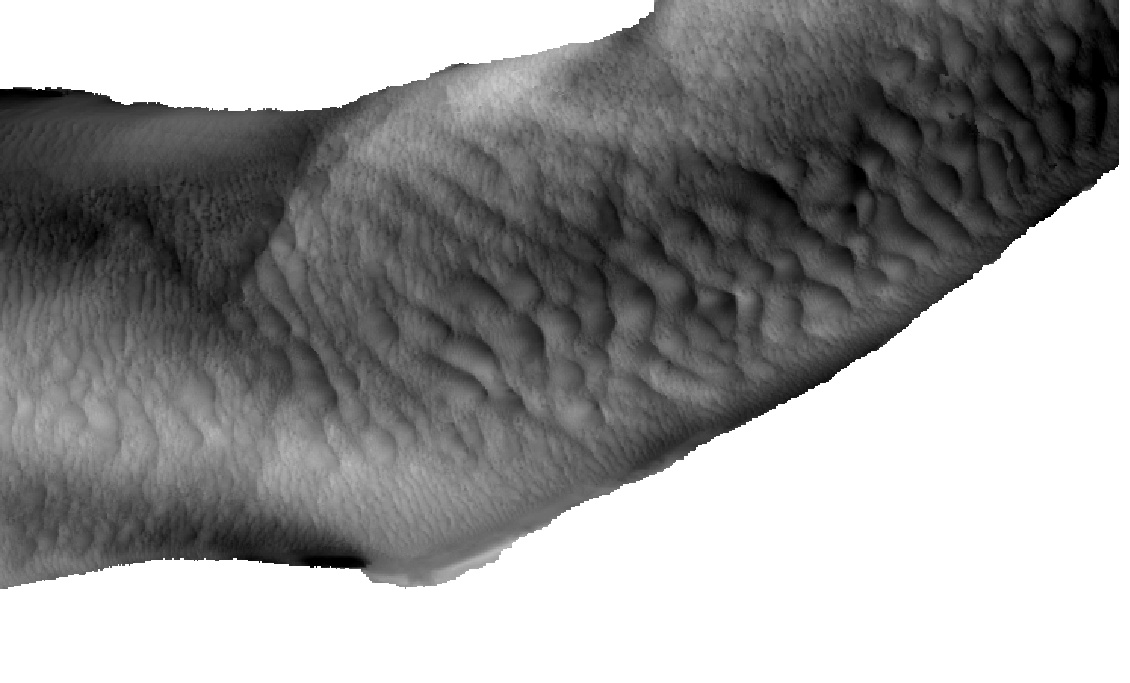
#> input picture Test/Test suppression berge/valeur 0.jpg, 1130 x 683 px
$ python Suppression.py
#> lines starting #> are read from the running program, lines starting #| are printed output that depends on the picture; after the words box and inside, x2 and y2 are one past the last pixel; in counts of white or black regions, pixels touching at a corner belong together
#> the answer given: valeur 0.jpg
import numpy as np
from PIL import Image
import matplotlib.image as mpimg
from tkinter import filedialog

class sup():
	def __init__(self, image):
		self.largeur, self.hauteur = image.size
#> self.largeur = 1130; self.hauteur = 683
		self.image = np.asmatrix(image).tolist()
#> self.image = 683 items

	def sup(self, haut, bas, gauche, droite):
#> called with haut = 10, bas = 10, gauche = 10, droite = 10
		img = np.array(self.image)
#> img: shape (683, 1130) int64
		i = img == 255
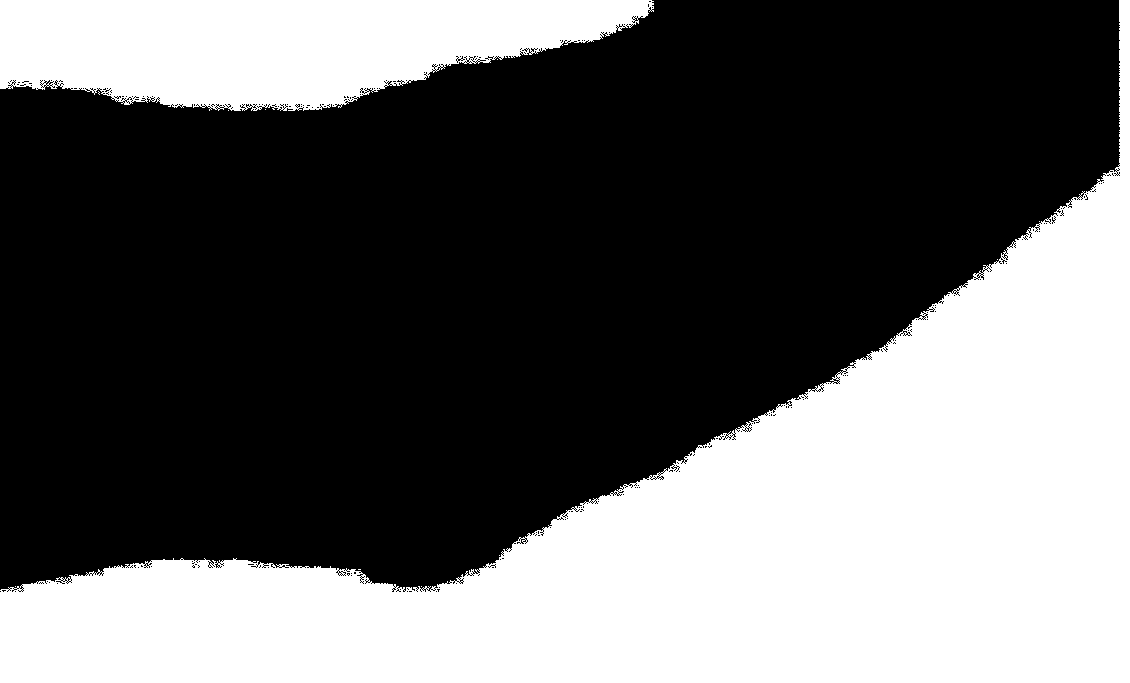
#> i: shape (683, 1130) bool; 39.4% white; 12 white regions (10 under 20 px), largest, box (x1, y1, x2, y2) and area: (0, 0, 1130, 683) 251845, (0, 0, 654, 111) 52540

		i = i.tolist()
#> i = 683 items
		for y in range(self.largeur):
			x = 0
			start = False
			while(x < self.hauteur and i[x][y]):
				x += 1
				start = True

			if(start):
				for k in range(haut):
					if(x+k >= self.hauteur):
						continue
					i[x+k][y] = True

			x = self.hauteur-1
			start = False
			while(x >=0 and i[x][y]):
				x -= 1
				start = True

			if(start):
				for k in range(bas):
					if(x-k < 0):
						continue
					i[x-k][y] = True

		for x in range(self.hauteur):
			y = 0
			start = False
			while(y < self.largeur and i[x][y]):
				y += 1
				start = True

			if(start):
				for k in range(gauche):
					if(y+k >= self.largeur):
						continue
					i[x][y+k] = True

			y = self.largeur-1
			start = False
			while(y >=0 and i[x][y]):
				y -= 1
				start = True

			if(start):
				for k in range(droite):
					if(y-k < 0):
						continue
					i[x][y-k] = True

		berge  = np.full((self.hauteur,self.largeur), 255)
		berge = i * berge
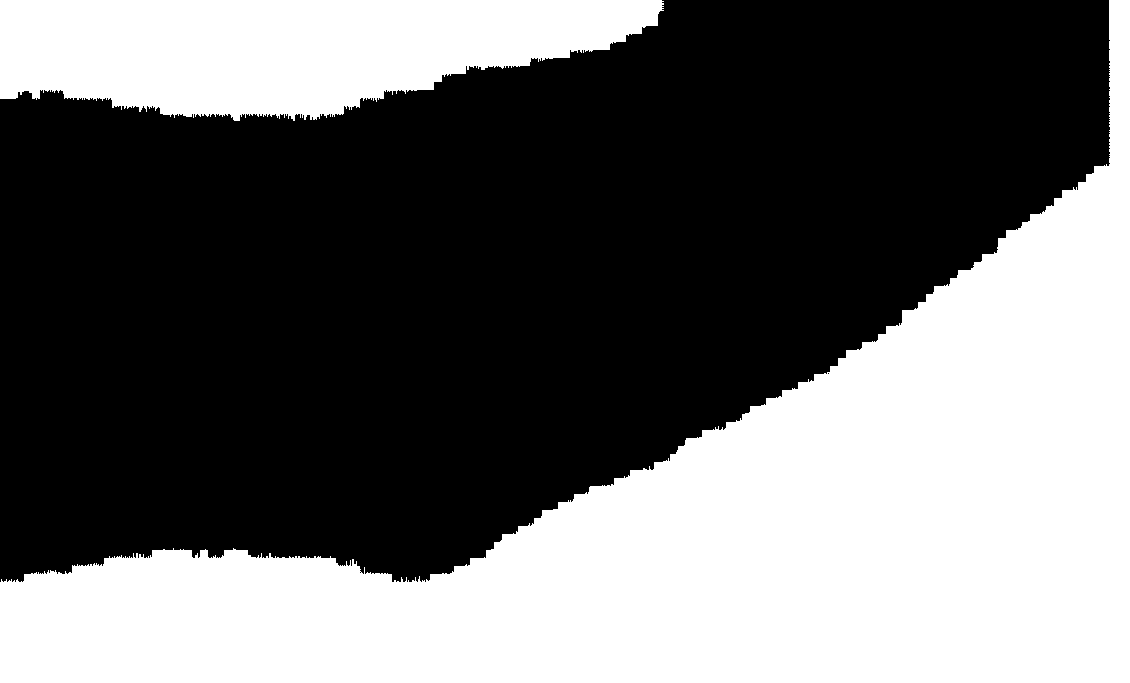
#> berge: shape (683, 1130) int64; 42.1% white; 2 white regions, box (x1, y1, x2, y2) and area: (0, 0, 1130, 683) 266261, (0, 0, 664, 121) 58759
		i = np.logical_not(i)
		img = i * img
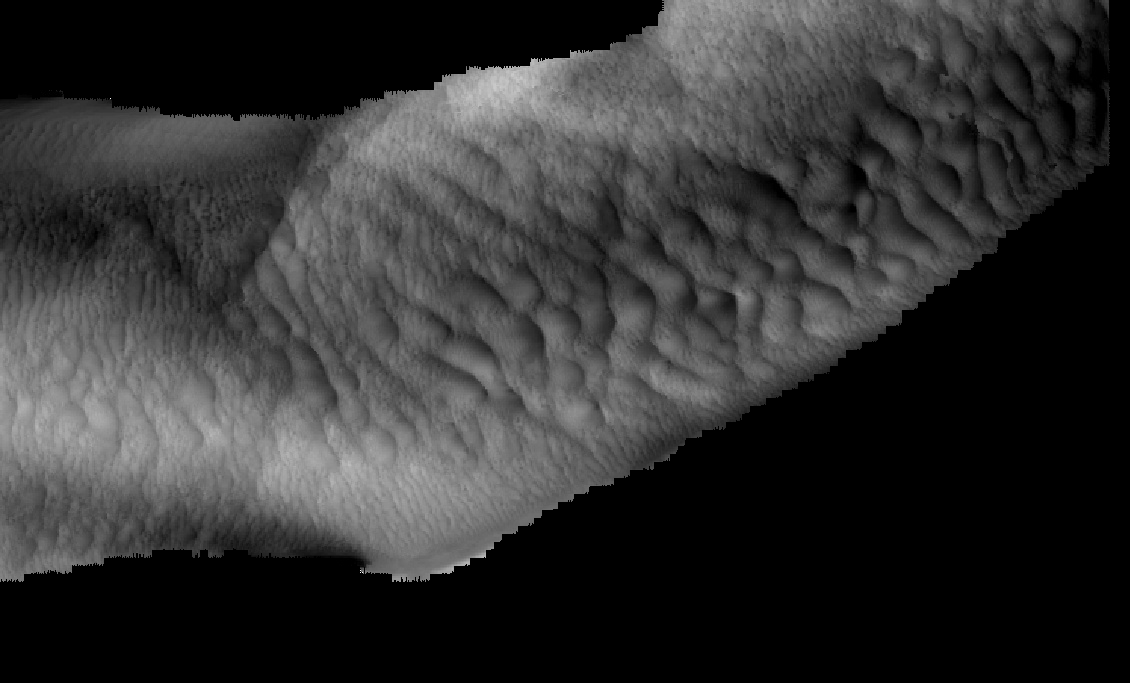
#> img: shape (683, 1130) int64; min 0, max 254, mean 49.1
		img = img + berge
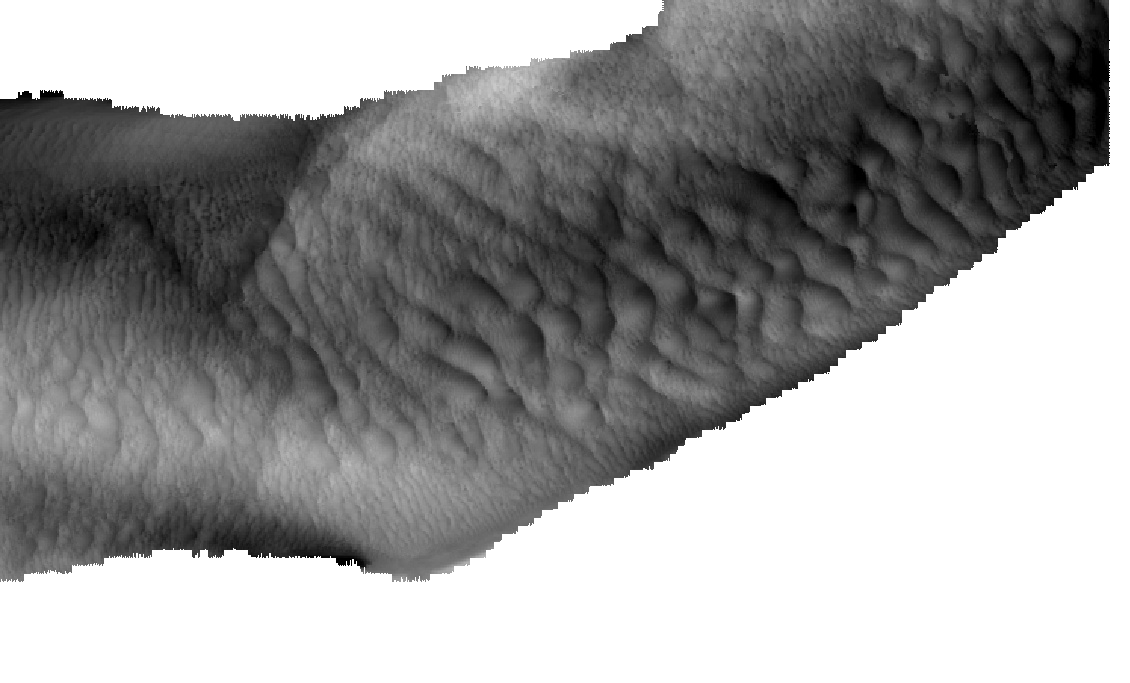
#> img: shape (683, 1130) int64; min 0, max 255, mean 156.5
		mpimg.imsave("valeur 0.jpg", img, cmap ='gray')


path = filedialog.askopenfilename(title="Ouvrir une image",filetypes=[('all files','.*')])
img = Image.open(path).convert('L')

s = sup(img)
s.sup(10, 10, 10, 10)
